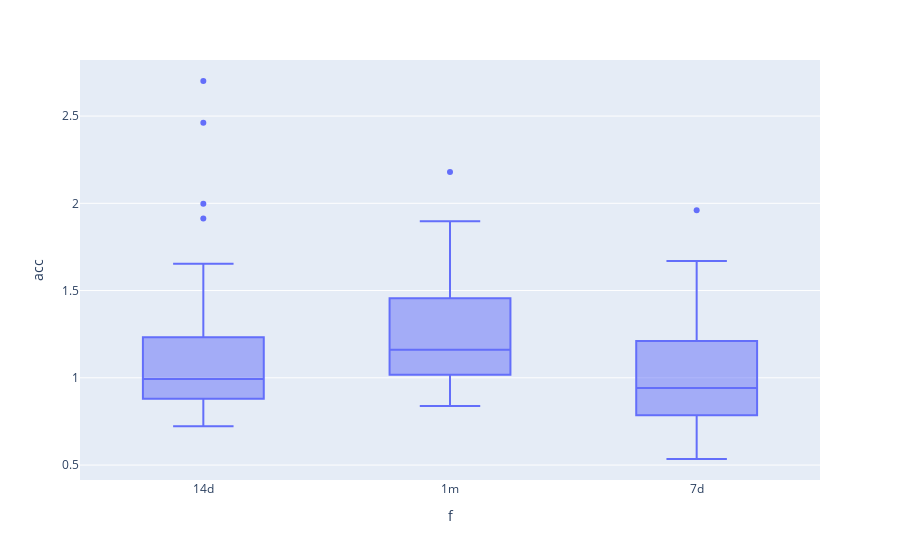
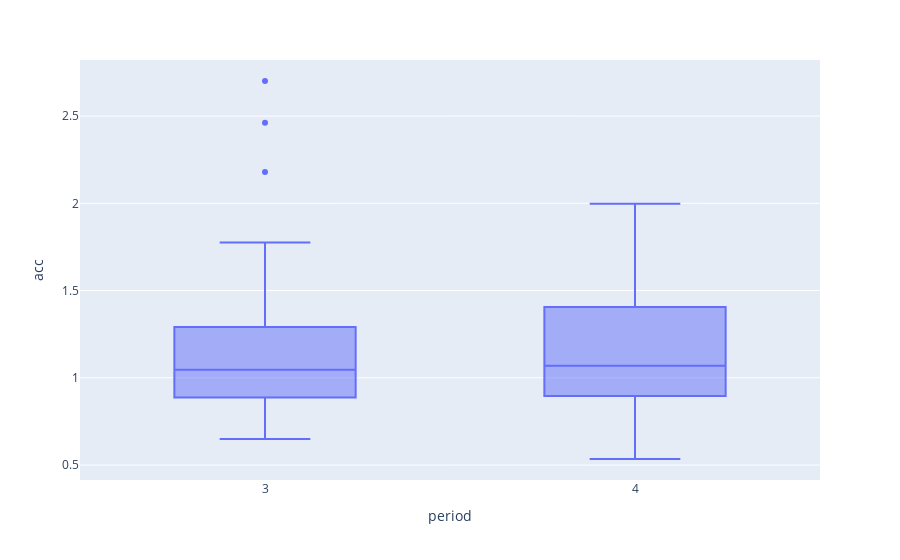
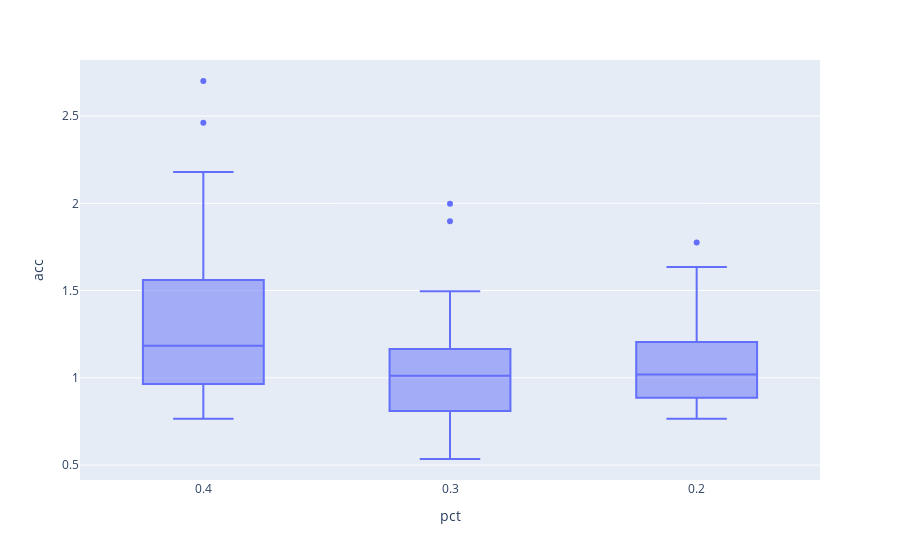

Notebook cell for these charts, in order:
### Code cell
xp.box( lmf, x = "f", y = "acc" ).show()
xp.box( lmf, x = "period", y = "acc" ).show()
xp.box( lmf, x = "pct", y = "acc" ).show()

### Figure 1 — Plotly figure (JSON) as saved in the notebook; plotly's stock layout.template omitted (floating-point values rounded to 4 significant figures)
{"data": [{"alignmentgroup": "True", "hovertemplate": "f=%{x}<br>acc=%{y}<extra></extra>", "legendgroup": "", "marker": {"color": "#636efa"}, "name": "", "notched": false, "offsetgroup": "", "orientation": "v", "showlegend": false, "type": "box", "x": ["14d", "14d", "1m", "14d", "7d", "14d", "1m", "1m", "1m", "7d", "14d", "14d", "1m", "7d", "1m", "1m", "1m", "1m", "1m", "7d", "7d", "1m", "1m", "7d", "14d", "1m", "14d", "7d", "1m", "14d", "7d", "1m", "1m", "7d", "7d", "1m", "14d", "1m", "7d", "1m", "1m", "7d", "1m", "7d", "1m", "14d", "7d", "7d", "14d", "14d", "1m", "14d", "1m", "7d", "1m", "14d", "14d", "7d", "14d", "1m", "14d", "1m", "1m", "1m", "1m", "1m", "1m", "1m", "7d", "14d", "1m", "14d", "14d", "14d", "1m", "14d", "7d", "14d", "7d", "14d", "7d", "7d", "14d", "14d", "7d", "14d", "14d", "14d", "7d", "14d", "1m", "7d", "14d", "7d", "7d", "14d", "14d", "14d", "7d", "7d", "7d", "14d", "7d", "7d", "7d", "7d", "7d", "7d"], "x0": " ", "xaxis": "x", "y": [2.701, 2.462, 2.18, 1.998, 1.96, 1.912, 1.898, 1.775, 1.688, 1.669, 1.654, 1.635, 1.566, 1.555, 1.521, 1.495, 1.49, 1.46, 1.452, 1.446, 1.425, 1.411, 1.406, 1.374, 1.362, 1.349, 1.326, 1.32, 1.291, 1.264, 1.245, 1.239, 1.236, 1.212, 1.209, 1.204, 1.2, 1.166, 1.165, 1.154, 1.146, 1.134, 1.125, 1.113, 1.084, 1.081, 1.079, 1.079, 1.079, 1.078, 1.076, 1.071, 1.07, 1.069, 1.048, 1.047, 1.047, 1.045, 1.037, 1.024, 1.02, 1.018, 1.016, 1.008, 1.003, 0.9981, 0.9914, 0.9859, 0.9716, 0.9661, 0.9461, 0.9426, 0.9417, 0.9415, 0.9303, 0.9133, 0.9116, 0.9114, 0.9108, 0.9091, 0.8952, 0.8878, 0.8851, 0.8838, 0.8826, 0.877, 0.8767, 0.8695, 0.8502, 0.8489, 0.8381, 0.8284, 0.8133, 0.8062, 0.7991, 0.796, 0.7946, 0.777, 0.7728, 0.7654, 0.7649, 0.7224, 0.7054, 0.6649, 0.6493, 0.6415, 0.6364, 0.5348], "y0": " ", "yaxis": "y"}], "layout": {"boxmode": "group", "legend": {"tracegroupgap": 0}, "margin": {"t": 60}, "xaxis": {"anchor": "y", "domain": [0, 1], "title": {"text": "f"}}, "yaxis": {"anchor": "x", "domain": [0, 1], "title": {"text": "acc"}}}}

### Figure 2 — Plotly figure (JSON) as saved in the notebook; plotly's stock layout.template omitted (floating-point values rounded to 4 significant figures)
{"data": [{"alignmentgroup": "True", "hovertemplate": "period=%{x}<br>acc=%{y}<extra></extra>", "legendgroup": "", "marker": {"color": "#636efa"}, "name": "", "notched": false, "offsetgroup": "", "orientation": "v", "showlegend": false, "type": "box", "x": ["3", "3", "3", "4", "4", "4", "4", "3", "4", "4", "4", "3", "4", "4", "4", "3", "4", "4", "3", "3", "4", "3", "4", "3", "3", "3", "3", "4", "3", "3", "3", "4", "3", "3", "4", "3", "4", "3", "3", "4", "4", "4", "3", "4", "4", "4", "3", "3", "4", "3", "4", "3", "4", "4", "3", "4", "4", "3", "3", "3", "4", "4", "4", "3", "3", "3", "4", "3", "4", "3", "3", "3", "4", "4", "4", "4", "3", "3", "3", "4", "4", "3", "4", "3", "3", "4", "4", "3", "3", "4", "4", "3", "3", "4", "3", "3", "4", "3", "4", "4", "3", "3", "4", "3", "3", "4", "4", "4"], "x0": " ", "xaxis": "x", "y": [2.701, 2.462, 2.18, 1.998, 1.96, 1.912, 1.898, 1.775, 1.688, 1.669, 1.654, 1.635, 1.566, 1.555, 1.521, 1.495, 1.49, 1.46, 1.452, 1.446, 1.425, 1.411, 1.406, 1.374, 1.362, 1.349, 1.326, 1.32, 1.291, 1.264, 1.245, 1.239, 1.236, 1.212, 1.209, 1.204, 1.2, 1.166, 1.165, 1.154, 1.146, 1.134, 1.125, 1.113, 1.084, 1.081, 1.079, 1.079, 1.079, 1.078, 1.076, 1.071, 1.07, 1.069, 1.048, 1.047, 1.047, 1.045, 1.037, 1.024, 1.02, 1.018, 1.016, 1.008, 1.003, 0.9981, 0.9914, 0.9859, 0.9716, 0.9661, 0.9461, 0.9426, 0.9417, 0.9415, 0.9303, 0.9133, 0.9116, 0.9114, 0.9108, 0.9091, 0.8952, 0.8878, 0.8851, 0.8838, 0.8826, 0.877, 0.8767, 0.8695, 0.8502, 0.8489, 0.8381, 0.8284, 0.8133, 0.8062, 0.7991, 0.796, 0.7946, 0.777, 0.7728, 0.7654, 0.7649, 0.7224, 0.7054, 0.6649, 0.6493, 0.6415, 0.6364, 0.5348], "y0": " ", "yaxis": "y"}], "layout": {"boxmode": "group", "legend": {"tracegroupgap": 0}, "margin": {"t": 60}, "xaxis": {"anchor": "y", "domain": [0, 1], "title": {"text": "period"}}, "yaxis": {"anchor": "x", "domain": [0, 1], "title": {"text": "acc"}}}}

### Figure 3 — Plotly figure (JSON) as saved in the notebook; plotly's stock layout.template omitted (floating-point values rounded to 4 significant figures)
{"data": [{"alignmentgroup": "True", "hovertemplate": "pct=%{x}<br>acc=%{y}<extra></extra>", "legendgroup": "", "marker": {"color": "#636efa"}, "name": "", "notched": false, "offsetgroup": "", "orientation": "v", "showlegend": false, "type": "box", "x": ["0.4", "0.4", "0.4", "0.3", "0.4", "0.4", "0.3", "0.2", "0.4", "0.4", "0.4", "0.2", "0.4", "0.4", "0.4", "0.3", "0.2", "0.3", "0.4", "0.3", "0.4", "0.4", "0.3", "0.3", "0.2", "0.2", "0.2", "0.2", "0.4", "0.4", "0.2", "0.4", "0.3", "0.4", "0.2", "0.3", "0.2", "0.2", "0.2", "0.4", "0.4", "0.4", "0.3", "0.3", "0.3", "0.3", "0.4", "0.2", "0.4", "0.4", "0.3", "0.3", "0.2", "0.2", "0.3", "0.3", "0.4", "0.2", "0.2", "0.4", "0.2", "0.2", "0.3", "0.3", "0.2", "0.2", "0.2", "0.4", "0.2", "0.2", "0.2", "0.4", "0.4", "0.3", "0.2", "0.4", "0.4", "0.4", "0.3", "0.3", "0.4", "0.2", "0.2", "0.3", "0.3", "0.3", "0.2", "0.3", "0.4", "0.2", "0.2", "0.2", "0.3", "0.3", "0.4", "0.3", "0.2", "0.2", "0.2", "0.2", "0.4", "0.3", "0.3", "0.3", "0.3", "0.3", "0.3", "0.3"], "x0": " ", "xaxis": "x", "y": [2.701, 2.462, 2.18, 1.998, 1.96, 1.912, 1.898, 1.775, 1.688, 1.669, 1.654, 1.635, 1.566, 1.555, 1.521, 1.495, 1.49, 1.46, 1.452, 1.446, 1.425, 1.411, 1.406, 1.374, 1.362, 1.349, 1.326, 1.32, 1.291, 1.264, 1.245, 1.239, 1.236, 1.212, 1.209, 1.204, 1.2, 1.166, 1.165, 1.154, 1.146, 1.134, 1.125, 1.113, 1.084, 1.081, 1.079, 1.079, 1.079, 1.078, 1.076, 1.071, 1.07, 1.069, 1.048, 1.047, 1.047, 1.045, 1.037, 1.024, 1.02, 1.018, 1.016, 1.008, 1.003, 0.9981, 0.9914, 0.9859, 0.9716, 0.9661, 0.9461, 0.9426, 0.9417, 0.9415, 0.9303, 0.9133, 0.9116, 0.9114, 0.9108, 0.9091, 0.8952, 0.8878, 0.8851, 0.8838, 0.8826, 0.877, 0.8767, 0.8695, 0.8502, 0.8489, 0.8381, 0.8284, 0.8133, 0.8062, 0.7991, 0.796, 0.7946, 0.777, 0.7728, 0.7654, 0.7649, 0.7224, 0.7054, 0.6649, 0.6493, 0.6415, 0.6364, 0.5348], "y0": " ", "yaxis": "y"}], "layout": {"boxmode": "group", "legend": {"tracegroupgap": 0}, "margin": {"t": 60}, "xaxis": {"anchor": "y", "domain": [0, 1], "title": {"text": "pct"}}, "yaxis": {"anchor": "x", "domain": [0, 1], "title": {"text": "acc"}}}}
